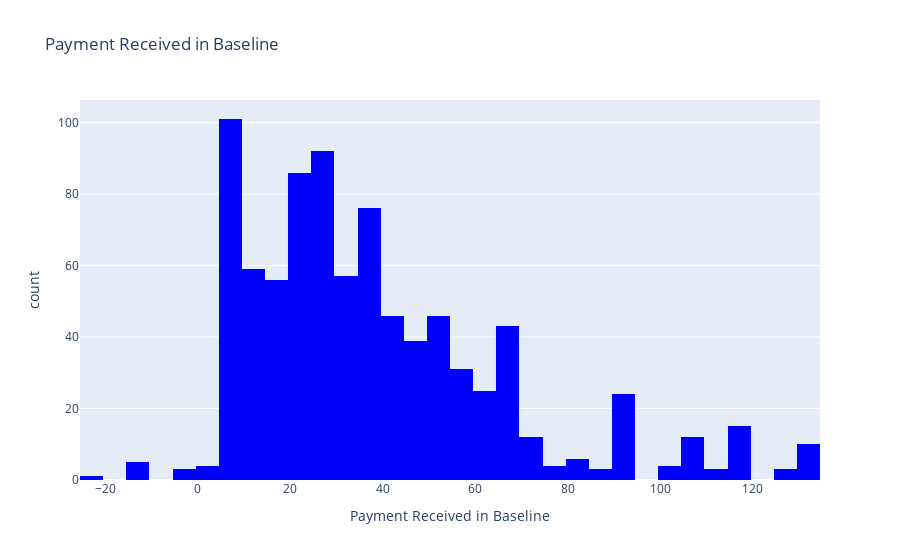
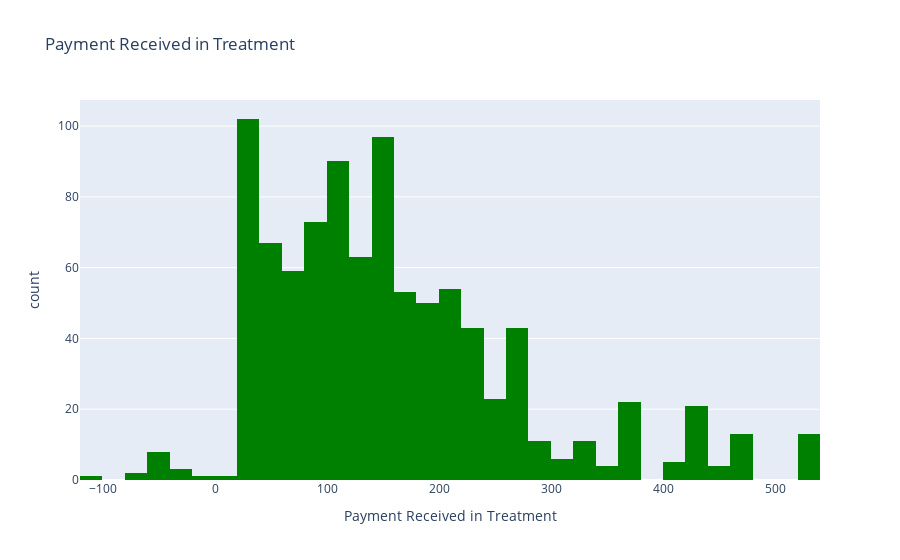
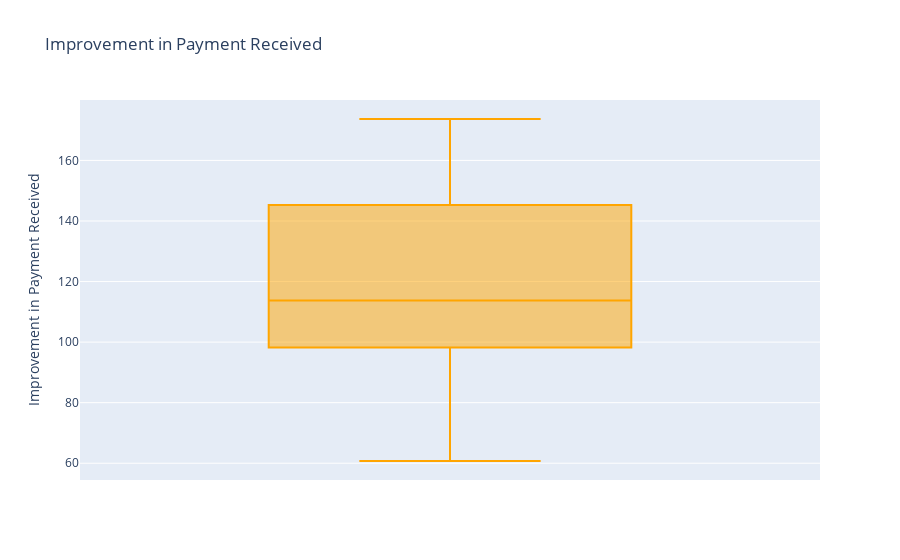
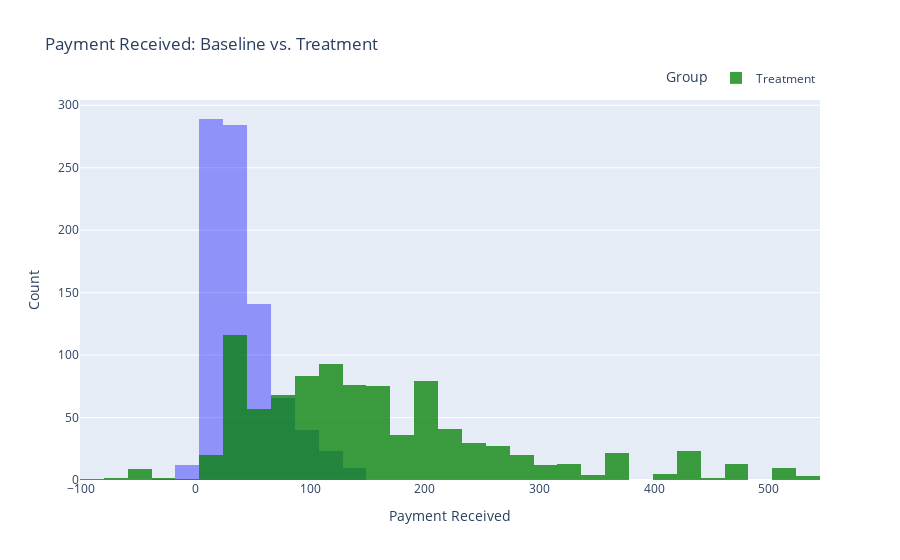

Notebook cell for these charts, in order:
### Code cell
import pandas as pd
import numpy as np
from scipy import stats
import matplotlib.pyplot as plt
import seaborn as sns
from statsmodels.stats.power import TTestIndPower
import plotly.express as px
import plotly.graph_objects as go

# Load the datasets
df_baseline = pd.read_csv('investment_2023-12-11.csv')
df_treatment = pd.read_csv('investment_S2_2023-12-13.csv')

# Filter out the rows where 'Payment Received' is NaN or empty
df_baseline['Payment Received'] = pd.to_numeric(df_baseline['Payment Received'], errors='coerce')
df_treatment['Payment Received'] = pd.to_numeric(df_treatment['Payment Received'], errors='coerce')
df_baseline = df_baseline.dropna(subset=['Payment Received'])
df_treatment = df_treatment.dropna(subset=['Payment Received'])

# Summary statistics for baseline
summary_baseline = df_baseline['Payment Received'].describe()

# Summary statistics for treatment
summary_treatment = df_treatment['Payment Received'].describe()

print("Baseline Summary:\n", summary_baseline)
print("\nTreatment Summary:\n", summary_treatment)

# Additional Descriptive EDA
median_baseline = df_baseline['Payment Received'].median()
median_treatment = df_treatment['Payment Received'].median()
mode_baseline = df_baseline['Payment Received'].mode()[0]  # Taking the first mode
mode_treatment = df_treatment['Payment Received'].mode()[0]
range_baseline = df_baseline['Payment Received'].max() - df_baseline['Payment Received'].min()
range_treatment = df_treatment['Payment Received'].max() - df_treatment['Payment Received'].min()

print(f"Baseline Median: {median_baseline}, Treatment Median: {median_treatment}")
print(f"Baseline Mode: {mode_baseline}, Treatment Mode: {mode_treatment}")
print(f"Baseline Range: {range_baseline}, Treatment Range: {range_treatment}")

# Calculate average payment received per participant for both sessions
avg_payment_baseline = df_baseline.groupby('SubjectID')['Payment Received'].mean()
avg_payment_treatment = df_treatment.groupby('SubjectID')['Payment Received'].mean()

# Calculate improvement
improvement = avg_payment_treatment - avg_payment_baseline

# Display improvement
print(improvement)

# Conditional Logic for Implications
if summary_treatment['mean'] > summary_baseline['mean']:
    print("The treatment group shows an improvement in the average payment received.")
else:
    print("The treatment group does not show significant improvement in the average payment received.")

# Analyzing improvement
if improvement.mean() > 0:
    print("On average, participants improved their payment received from the first to the second session.")
else:
    print("On average, there was no significant improvement in payment received from the first to the second session.")

effect_size = 0.8  # Medium effect size
alpha = 0.05  # Significance level
power = 0.8  # Power

analysis = TTestIndPower()
sample_size = analysis.solve_power(effect_size=effect_size, power=power, alpha=alpha, ratio=1.0)
print(f"Required sample size: {sample_size}")

# Power Analysis Result Implication
if sample_size > len(df_baseline):
    print("The required sample size for a significant result is larger than the baseline sample size. More data may be needed.")
else:
    print("The baseline sample size is sufficient for a significant result with the specified effect size and power.")

# Histograms of payments received
plt.figure(figsize=(12, 6))
plt.subplot(1, 2, 1)
sns.histplot(df_baseline['Payment Received'], kde=True, color='blue', label='Baseline')
plt.legend()
plt.subplot(1, 2, 2)
sns.histplot(df_treatment['Payment Received'], kde=True, color='green', label='Treatment')
plt.legend()
plt.show()

# Convert 'improvement' Series to DataFrame and reset index
improvement_df = improvement.reset_index(name='Payment Improvement')

# Ensure the data is correctly formatted and contains expected values
print(improvement_df.describe())

# Now, use this DataFrame for the boxplot
plt.figure(figsize=(6, 4))
sns.boxplot(data=improvement_df, y='Payment Improvement', orient='h', color='orange')
plt.title('Improvement in Payment Received')
plt.show()

# Interactive Histograms of payments received using Plotly
fig = px.histogram(df_baseline, x='Payment Received', color_discrete_sequence=['blue'], labels={'Payment Received': 'Payment Received in Baseline'}, title='Payment Received in Baseline')
fig.show()

fig = px.histogram(df_treatment, x='Payment Received', color_discrete_sequence=['green'], labels={'Payment Received': 'Payment Received in Treatment'}, title='Payment Received in Treatment')
fig.show()

# Interactive Boxplot of Improvement using Plotly
fig = px.box(improvement_df, y='Payment Improvement', color_discrete_sequence=['orange'], labels={'Payment Improvement': 'Improvement in Payment Received'}, title='Improvement in Payment Received')
fig.show()

# Combined Histogram of Baseline and Treatment Payments Received for Direct Comparison
fig = px.histogram(df_baseline, x='Payment Received', color_discrete_sequence=['blue'], labels={'Payment Received': 'Payment Received'}, title='Payment Received: Baseline vs. Treatment', barmode='overlay')
fig.add_trace(go.Histogram(x=df_treatment['Payment Received'], name='Treatment', marker_color='green', opacity=0.75))

# To ensure bar widths are the same, we adjust the 'nbins' parameter for both histograms
# Calculate the appropriate number of bins based on the range of 'Payment Received' across both datasets
combined_range = max(df_baseline['Payment Received'].max(), df_treatment['Payment Received'].max()) - min(df_baseline['Payment Received'].min(), df_treatment['Payment Received'].min())
bin_width = combined_range / 30  # Example bin width calculation, adjust '30' based on desired granularity

# Update the histograms to use the calculated 'nbins'
fig.update_traces(xbins=dict(start=min(df_baseline['Payment Received'].min(), df_treatment['Payment Received'].min()), size=bin_width), selector=dict(type='histogram'))

# Update the layout to accommodate the combined data
fig.update_layout(
    barmode='overlay',  # Overlay the histograms to see both distributions
    legend_title_text='Group',
    legend=dict(
        itemsizing='constant',  # Ensure consistent legend marker size
        traceorder='normal',
        orientation='h',
        yanchor="bottom",
        y=1.02,
        xanchor="right",
        x=1
    )
)

# Update axes titles
fig.update_xaxes(title_text='Payment Received')
fig.update_yaxes(title_text='Count')

# Add a legend to differentiate between Baseline and Treatment
fig.update_traces(opacity=0.75)  # Adjust opacity to make the overlay more visible
fig.show()

### Figure 1 — Plotly figure (JSON) as saved in the notebook; plotly's stock layout.template omitted (floating-point values rounded to 4 significant figures; data arrays with more than 128 entries replaced by an {"elided": "..."} marker saying what was removed)
{"data": [{"alignmentgroup": "True", "bingroup": "x", "hovertemplate": "Payment Received in Baseline=%{x}<br>count=%{y}<extra></extra>", "legendgroup": "", "marker": {"color": "blue", "pattern": {"shape": ""}}, "name": "", "offsetgroup": "", "orientation": "v", "showlegend": false, "type": "histogram", "x": {"elided": "866 int values"}, "xaxis": "x", "yaxis": "y"}], "layout": {"barmode": "relative", "legend": {"tracegroupgap": 0}, "title": {"text": "Payment Received in Baseline"}, "xaxis": {"anchor": "y", "domain": [0, 1], "title": {"text": "Payment Received in Baseline"}}, "yaxis": {"anchor": "x", "domain": [0, 1], "title": {"text": "count"}}}}

### Figure 2 — Plotly figure (JSON) as saved in the notebook; plotly's stock layout.template omitted (floating-point values rounded to 4 significant figures; data arrays with more than 128 entries replaced by an {"elided": "..."} marker saying what was removed)
{"data": [{"alignmentgroup": "True", "bingroup": "x", "hovertemplate": "Payment Received in Treatment=%{x}<br>count=%{y}<extra></extra>", "legendgroup": "", "marker": {"color": "green", "pattern": {"shape": ""}}, "name": "", "offsetgroup": "", "orientation": "v", "showlegend": false, "type": "histogram", "x": {"elided": "943 int values"}, "xaxis": "x", "yaxis": "y"}], "layout": {"barmode": "relative", "legend": {"tracegroupgap": 0}, "title": {"text": "Payment Received in Treatment"}, "xaxis": {"anchor": "y", "domain": [0, 1], "title": {"text": "Payment Received in Treatment"}}, "yaxis": {"anchor": "x", "domain": [0, 1], "title": {"text": "count"}}}}

### Figure 3 — Plotly figure (JSON) as saved in the notebook; plotly's stock layout.template omitted (floating-point values rounded to 4 significant figures)
{"data": [{"alignmentgroup": "True", "hovertemplate": "Improvement in Payment Received=%{y}<extra></extra>", "legendgroup": "", "marker": {"color": "orange"}, "name": "", "notched": false, "offsetgroup": "", "orientation": "v", "showlegend": false, "type": "box", "x0": " ", "xaxis": "x", "y": [172.8, 63.34, 159.8, 138.9, 112.0, 173.7, 112.3, 113.0, 141.7, 130.9, 97.83, 60.74, 86.66, 98.34, 113.7, 134.8, 155.9], "y0": " ", "yaxis": "y"}], "layout": {"boxmode": "group", "legend": {"tracegroupgap": 0}, "title": {"text": "Improvement in Payment Received"}, "xaxis": {"anchor": "y", "domain": [0, 1]}, "yaxis": {"anchor": "x", "domain": [0, 1], "title": {"text": "Improvement in Payment Received"}}}}

### Figure 4 — Plotly figure (JSON) as saved in the notebook; plotly's stock layout.template omitted (floating-point values rounded to 4 significant figures; data arrays with more than 128 entries replaced by an {"elided": "..."} marker saying what was removed)
{"data": [{"alignmentgroup": "True", "bingroup": "x", "hovertemplate": "Payment Received=%{x}<br>count=%{y}<extra></extra>", "legendgroup": "", "marker": {"color": "blue", "opacity": 0.5, "pattern": {"shape": ""}}, "name": "", "offsetgroup": "", "opacity": 0.75, "orientation": "v", "showlegend": false, "type": "histogram", "x": {"elided": "866 int values"}, "xaxis": "x", "xbins": {"size": 20.83, "start": -101}, "yaxis": "y"}, {"marker": {"color": "green"}, "name": "Treatment", "opacity": 0.75, "type": "histogram", "x": {"elided": "943 int values"}, "xbins": {"size": 20.83, "start": -101}}], "layout": {"barmode": "overlay", "legend": {"itemsizing": "constant", "orientation": "h", "title": {"text": "Group"}, "tracegroupgap": 0, "traceorder": "normal", "x": 1, "xanchor": "right", "y": 1.02, "yanchor": "bottom"}, "title": {"text": "Payment Received: Baseline vs. Treatment"}, "xaxis": {"anchor": "y", "domain": [0, 1], "title": {"text": "Payment Received"}}, "yaxis": {"anchor": "x", "domain": [0, 1], "title": {"text": "Count"}}}}
